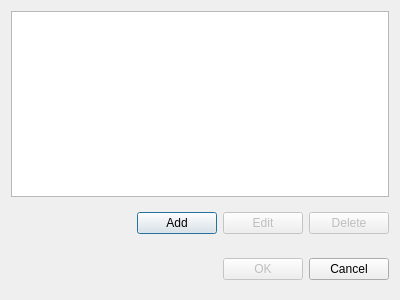
<?xml version="1.0" encoding="UTF-8"?>
<ui version="4.0">
 <class>InjectionListDialog</class>
 <widget class="QDialog" name="InjectionListDialog">
  <property name="geometry">
   <rect>
    <x>0</x>
    <y>0</y>
    <width>400</width>
    <height>300</height>
   </rect>
  </property>
  <property name="windowTitle">
   <string>Injections</string>
  </property>
  <layout class="QVBoxLayout" name="verticalLayout">
   <item>
    <widget class="QListWidget" name="list"/>
   </item>
   <item>
    <widget class="QWidget" name="widget" native="true">
     <layout class="QHBoxLayout" name="horizontalLayout_5">
      <property name="rightMargin">
       <number>0</number>
      </property>
      <item>
       <spacer name="horizontalSpacer_2">
        <property name="orientation">
         <enum>Qt::Horizontal</enum>
        </property>
        <property name="sizeHint" stdset="0">
         <size>
          <width>40</width>
          <height>20</height>
         </size>
        </property>
       </spacer>
      </item>
      <item>
       <widget class="QPushButton" name="add">
        <property name="text">
         <string>Add</string>
        </property>
       </widget>
      </item>
      <item>
       <widget class="QPushButton" name="edit">
        <property name="enabled">
         <bool>false</bool>
        </property>
        <property name="text">
         <string>Edit</string>
        </property>
       </widget>
      </item>
      <item>
       <widget class="QPushButton" name="delete_">
        <property name="enabled">
         <bool>false</bool>
        </property>
        <property name="text">
         <string>Delete</string>
        </property>
       </widget>
      </item>
     </layout>
    </widget>
   </item>
   <item>
    <widget class="QWidget" name="widget_2" native="true">
     <layout class="QHBoxLayout" name="horizontalLayout_2">
      <property name="rightMargin">
       <number>0</number>
      </property>
      <item>
       <spacer name="horizontalSpacer">
        <property name="orientation">
         <enum>Qt::Horizontal</enum>
        </property>
        <property name="sizeHint" stdset="0">
         <size>
          <width>40</width>
          <height>20</height>
         </size>
        </property>
       </spacer>
      </item>
      <item>
       <widget class="QPushButton" name="ok">
        <property name="enabled">
         <bool>false</bool>
        </property>
        <property name="text">
         <string>OK</string>
        </property>
       </widget>
      </item>
      <item>
       <widget class="QPushButton" name="cancel">
        <property name="text">
         <string>Cancel</string>
        </property>
       </widget>
      </item>
     </layout>
    </widget>
   </item>
  </layout>
 </widget>
 <resources/>
 <connections>
  <connection>
   <sender>cancel</sender>
   <signal>clicked()</signal>
   <receiver>InjectionListDialog</receiver>
   <slot>reject()</slot>
   <hints>
    <hint type="sourcelabel">
     <x>579</x>
     <y>231</y>
    </hint>
    <hint type="destinationlabel">
     <x>199</x>
     <y>149</y>
    </hint>
   </hints>
  </connection>
  <connection>
   <sender>ok</sender>
   <signal>clicked()</signal>
   <receiver>InjectionListDialog</receiver>
   <slot>accept()</slot>
   <hints>
    <hint type="sourcelabel">
     <x>498</x>
     <y>231</y>
    </hint>
    <hint type="destinationlabel">
     <x>199</x>
     <y>149</y>
    </hint>
   </hints>
  </connection>
 </connections>
</ui>
